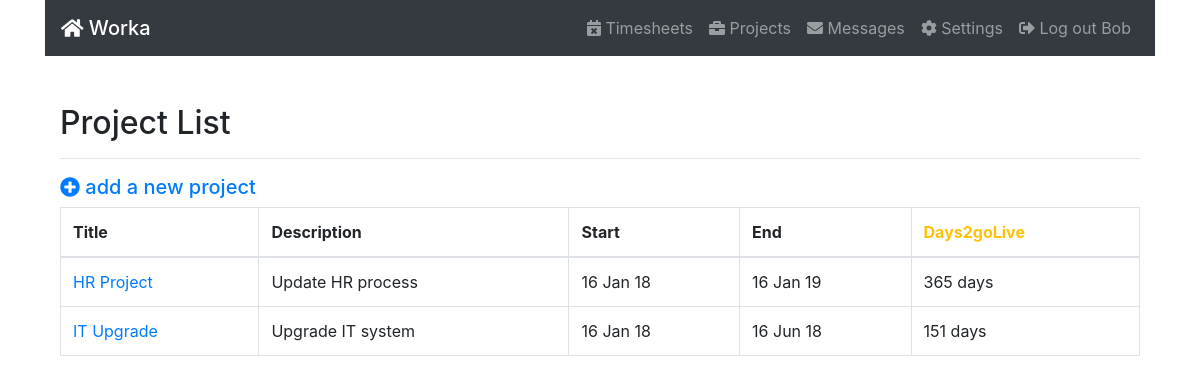
Page /project/ (signed in) on the committed database.
### project/models.py (models this page shows, shortened)
class Project(models.Model):
	name = models.CharField(max_length=120, verbose_name='Title')
	desc = models.CharField(max_length=300, verbose_name='Purpose')
	owners = models.ManyToManyField(settings.AUTH_USER_MODEL)
	start_date = models.DateField(verbose_name='Starts')
	end_date = models.DateField(verbose_name='Ends')
	created = models.DateTimeField(auto_now_add=True)
	updated = models.DateTimeField(auto_now=True)
	objects = models.Manager() #the default manager
	class Meta:
		ordering = ('created',)
	def days_until_go_live(self):
		until_go = self.end_date - datetime.date.today()
		return until_go.days

### project/views.py (the view)
class ProjectList(ListView):
    model = Project
    fields = ['name','desc','start_date','end_date']

### home/templates/project/project_list.html (shortened to what this page needs)
{% extends "base.html" %}
{% load i18n %}
{% load staticfiles %}
{% load bootstrap3 %}
{% block content %}
<br>
<br>
<div class="container">
  <h2>Project List</h2>
            <hr>
<a href="{% url 'project:projectCreate' %}"><h5 class="text-primary"><i class="fa fa-plus-circle"></i> add a new project</h5></a>
            <table class='table table-bordered table-hover'>
			<thead>
				<tr>
					<th>Title</th>
					<th>Description</th>
					<th>Start</th>
					<th>End</th>
					<th class="text-warning">Days2goLive</th>
				</tr>
			</thead>
			{% for project in project_list %}
			<tr>
				<td><a href="{% url 'project:projectUpdate' project.id %}">{{ project.name }}</a></td>
				<td>{{ project.desc }}</td>
				<td>{{ project.start_date|date:"d M y" }}</td>
				<td>{{ project.end_date|date:"d M y" }}</td>
				<td>{{ project.days_until_go_live }} days</td>
			</tr>
			{% endfor %}
		</table>
</div>
{% endblock %}

### home/templates/navbar.html (shortened to what this page needs)
<nav class="navbar navbar-expand-lg navbar-dark bg-dark">
    <a class="navbar-brand  mb-0 h1" href="{% url 'home' %}"><i class="fas fa-home"></i> Worka</a>
  {% if request.user.is_authenticated %}
  <div class="collapse navbar-collapse justify-content-end" id="navbarNavDropdown">
        <ul class="navbar-nav">
        	<li class="nav-item">
            <a class="nav-link" href='#'><i class="fas fa-calendar-times"></i> Timesheets</a>
          </li>
          <li class="nav-item">
            <a class="nav-link" href='{% url "project:projectList" %}'><i class="fas fa-briefcase"></i> Projects</a>
          </li>
          <li class="nav-item">
            <a class="nav-link" href='#'><i class="fas fa-envelope"></i> Messages</a>
          </li>
          <li class="nav-item">
            <a class="nav-link" href='{% url "profileView" %}'><i class="fas fa-cog fa-spin"></i> Settings</a>
          </li>
          <li class="nav-item">
            <a class="nav-link" href="{% url 'auth_logout' %}"><i class="fas fa-sign-out-alt"></i> Log out {{request.user}}</a>
          </li></ul>
      </div>
    {% endif %}
</nav>

### rows in the picture
Project: name "HR Project", desc "Update HR process", start_date "16 Jan 18", end_date "16 Jan 19", days_until_go_live "365"
Project: name "IT Upgrade", desc "Upgrade IT system", start_date "16 Jan 18", end_date "16 Jun 18", days_until_go_live "151"

### other values in the picture
{{ request.user }} "Bob"
